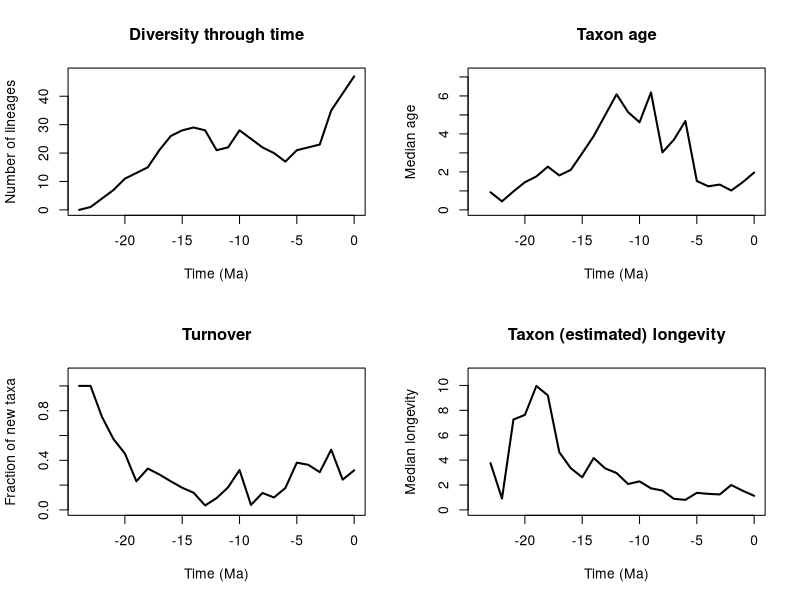

R code for this plot:

	setwd("/Users/tobias/Documents/Sweden/PhD/rise_and_fall/longevity_analyses/mammals/families/sciuridae_pyrate_mcmc_logs")
	tbl = read.table(file = "sciuridae_input_1_se_est_stats.txt",header = T)
	pdf(file='fsciuridae_input_1_se_est_stats.pdf',width=12, height=9)
	time = -tbl$time
	par(mfrow=c(2,2))
	library(scales)
	plot(time,tbl$diversity, type="l",lwd = 2, ylab= "Number of lineages", xlab="Time (Ma)", main="Diversity through time", ylim=c(0,max(tbl$M_div,na.rm =T)+1),xlim=c(min(time),0))
	polygon(c(time, rev(time)), c(tbl$M_div, rev(tbl$m_div)), col = alpha("#504A4B",0.5), border = NA)
	plot(time,tbl$median_genus_age, type="l",lwd = 2, ylab = "Median age", xlab="Time (Ma)", main= "Taxon age", ylim=c(0,max(tbl$M_age,na.rm =T)+1),xlim=c(min(time),0))
	polygon(c(time, rev(time)), c(tbl$M_age, rev(tbl$m_age)), col = alpha("#504A4B",0.5), border = NA)
	plot(time,tbl$turnover, type="l",lwd = 2, ylab = "Fraction of new taxa", xlab="Time (Ma)", main= "Turnover", ylim=c(0,max(tbl$M_turnover,na.rm =T)+.1),xlim=c(min(time),0))
	polygon(c(time, rev(time)), c(tbl$M_turnover, rev(tbl$m_turnover)), col = alpha("#504A4B",0.5), border = NA)
	plot(time,tbl$life_exp, type="l",lwd = 2, ylab = "Median longevity", xlab="Time (Ma)", main= "Taxon (estimated) longevity", ylim=c(0,max(tbl$M_life_exp,na.rm =T)+1),xlim=c(min(time),0))
	polygon(c(time, rev(time)), c(tbl$M_life_exp, rev(tbl$m_life_exp)), col = alpha("#504A4B",0.5), border = NA)
	n<-dev.off()
	
